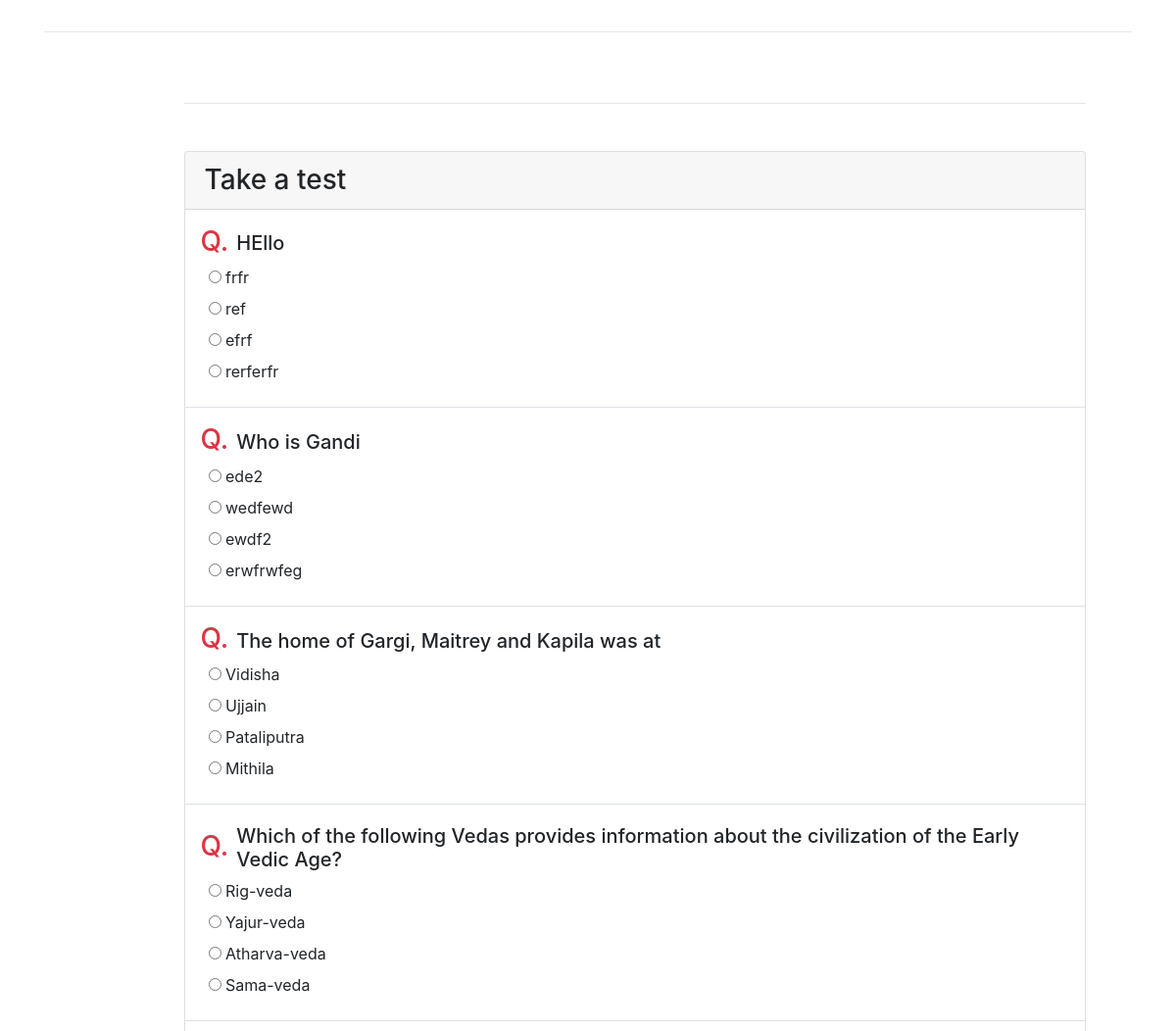
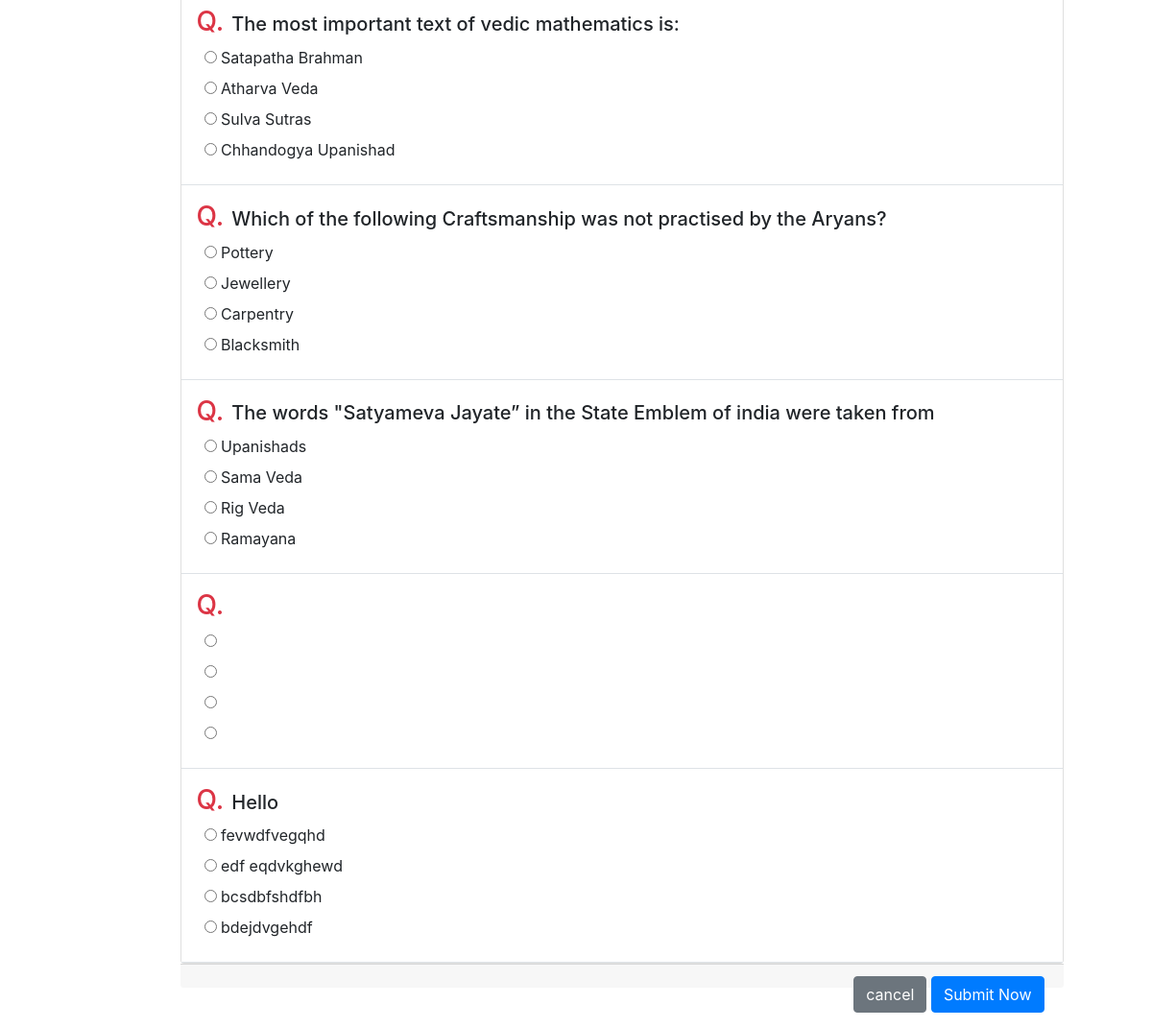
The app's page /quiz/?paper_id=19 with its own data (2 pictures, top to bottom).
### tables this page shows
CREATE TABLE `questions` (
  `que_id` int(11) NOT NULL,
  `que_hash` varchar(255) NOT NULL,
  `paper_id` int(11) NOT NULL,
  `exam_id` int(11) DEFAULT NULL,
  `que_content` varchar(255) NOT NULL,
  `option_1` varchar(255) NOT NULL,
  `option_2` varchar(255) NOT NULL,
  `option_3` varchar(255) NOT NULL,
  `option_4` varchar(255) NOT NULL,
  `que_subject` varchar(255) NOT NULL,
  `right_option` int(11) NOT NULL
);

### quiz/quiz.php (the view, shortened to what this page needs)
<?php include('header.php');
?>
<form action="" id="create_ticket" method="post">
    <div class="container py-3">
        <div class="row">
            <div class="col-md-12">
                <hr class="mb-4">
                <div class="row justify-content-center">
                    <?php
                    if (isset($_GET['paper_id'])) {
                        $paper_id = $_GET['paper_id'];
                    } else {
                        die("Please type a correct paper URL");
                    }
                    ?>
                    <div class="col-md-10 offset-md-1">
                        <hr class="my-5">
                        <div class="card card-outline-secondary">
                            <div class="card-header">
                                <h3 class="mb-0">Take a test</h3>
                            </div>
                            <?php
                            $query = "SELECT * FROM questions WHERE paper_id= $paper_id";
                            $res = mysqli_query($con, $query);
                            $q_count = mysqli_num_rows($res);
                            while ($q_data = mysqli_fetch_all($res, MYSQLI_ASSOC)) {
                                for ($i = 0; $i < $q_count; $i++) {
                                    $que_id = $q_data[$i]['que_id'];
                            ?>
                                    <div class="col-md-12 question bg-white p-3 border-bottom">
                                        <div class="d-flex flex-row align-items-center question-title">
                                            <h3 class="text-danger">Q.</h3>
                                            <h5 class="mt-1 ml-2"><?php echo $q_data[$i]['que_content']; ?> </h5>
                                        </div>
                                        <div class="ans ml-2">
                                            <label class="radio"> <input type="radio" name="quiz_check[<?php echo $que_id; ?>]" id="a" class="answer" value="1" /> <span><?php echo $q_data[$i]['option_1']; ?></span>
                                            </label>
                                        </div>
                                        <div class="ans ml-2">
                                            <label class="radio"> <input type="radio" name="quiz_check[<?php echo $que_id; ?>]" id="a" class="answer" value="2" /> <span><?php echo $q_data[$i]['option_2']; ?></span>
                                            </label>
                                        </div>
                                        <div class="ans ml-2">
                                            <label class="radio"> <input type="radio" name="quiz_check[<?php echo $que_id; ?>]" id="a" class="answer" value="3" /> <span><?php echo $q_data[$i]['option_3']; ?></span>
                                            </label>
                                        </div>
                                        <div class="ans ml-2">
                                            <label class="radio"> <input type="radio" name="quiz_check[<?php echo $que_id; ?>]" id="a" class="answer" value="4" /> <span><?php echo $q_data[$i]['option_4']; ?></span>
                                            </label>
                                        </div>
                                    </div>
                            <?php }
                            } ?>
                        </div>
                        <div class="card-footer">
                            <div class="float-right">
                                <a class="btn btn-secondary" href="./">cancel</a>
                                <input class="btn btn-primary" name="submit" type="submit" value="Submit Now">
                            </div>
                        </div>
                    </div>
                </div>
            </div>
        </div>
    </div>
</form>
</body>
</html>

### records on screen
questions: que_content "Hello", option_1 "fevwdfvegqhd", option_2 "edf eqdvkghewd", option_3 "bcsdbfshdfbh", option_4 "bdejdvgehdf"
questions: que_content "HEllo", option_1 "frfr", option_2 "ref", option_3 "efrf", option_4 "rerferfr"
questions: que_content "Who is Gandi", option_1 "ede2", option_2 "wedfewd", option_3 "ewdf2", option_4 "erwfrwfeg"
questions: que_content "The home of Gargi, Maitrey and Kapila was at", option_1 "Vidisha", option_2 "Ujjain", option_3 "Pataliputra", option_4 "Mithila"
questions: que_content "Which of the following Vedas provides information about the civilization of the Early Vedic Age?", option_1 "Rig-veda", option_2 "Yajur-veda", option_3 "Atharva-veda", option_4 "Sama-veda"
questions: que_content "The most important text of vedic mathematics is:", option_1 "Satapatha Brahman", option_2 "Atharva Veda", option_3 "Sulva Sutras", option_4 "Chhandogya Upanishad"
questions: que_content "Which of the following Craftsmanship was not practised by the Aryans?", option_1 "Pottery", option_2 "Jewellery", option_3 "Carpentry", option_4 "Blacksmith"
questions: que_content "The words \"Satyameva Jayate” in the State Emblem of india were taken from", option_1 "Upanishads", option_2 "Sama Veda", option_3 "Rig Veda", option_4 "Ramayana"
